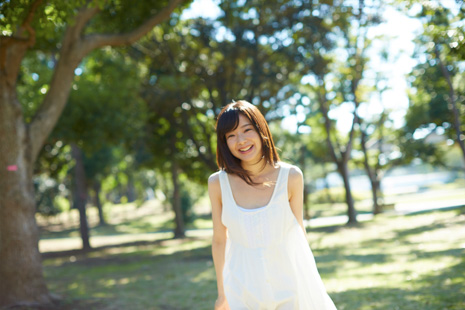
%> input picture outdoor_101_rika.jpg, 465 x 310 px
$ octave kadai8.m   (GNU Octave 9; MATLAB toolbox functions it lacks are replaced by stand-ins)
%> lines starting %> are read from the running program, lines starting %| are printed output that depends on the picture; in (x1, y1, x2, y2) boxes, pixels count from 0 and x2, y2 are one past the last pixel; in counts of white or black regions, pixels touching at a corner belong together; the program's own positions count from 1
% 課題８ ラベリング
% 二値化された画像の連結成分にラベルをつけよ．
% 下記はサンプルプログラムである．
% 課題作成にあたっては「Lenna」以外の画像を用いよ．

ORG = imread('outdoor_101_rika.jpg'); % 画像の読み込み
%> ORG is the input picture: size 310x465x3 uint8; mean R, G, B 134.3, 142.9, 117.8
ORG = rgb2gray(ORG); % 白黒濃淡画像に変換
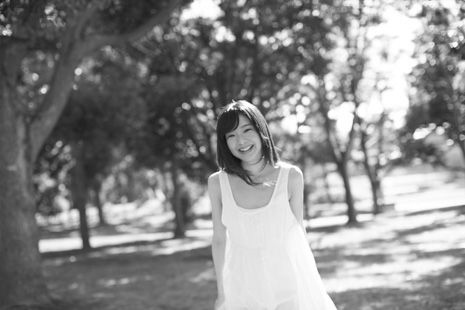
%> ORG: size 310x465 uint8; min 12, max 255, mean 137.5
imagesc(ORG); colormap(gray); colorbar; % 画像の表示
pause;
IMG = ORG > 128; % 閾値128で二値化
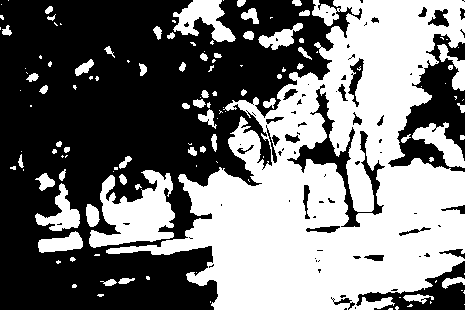
%> IMG: size 310x465 logical; 46.2% white; 131 white regions (74 under 20 px), largest, box (x1, y1, x2, y2) and area: (106, 0, 465, 310) 54211, (89, 170, 175, 248) 3761, (173, 0, 236, 42) 1376
imagesc(IMG); colormap(gray); colorbar; % 画像の表示
pause;
IMG = bwlabeln(IMG);
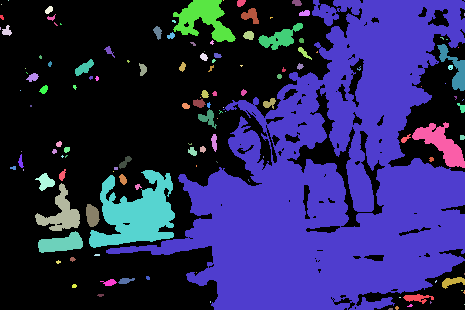
%> IMG: size 310x465 double; 132 distinct labels, from 0 to 131; one colour per label, 0 black
imagesc(IMG); colormap(jet); colorbar; % 画像の表示
%> after `colorbar`:
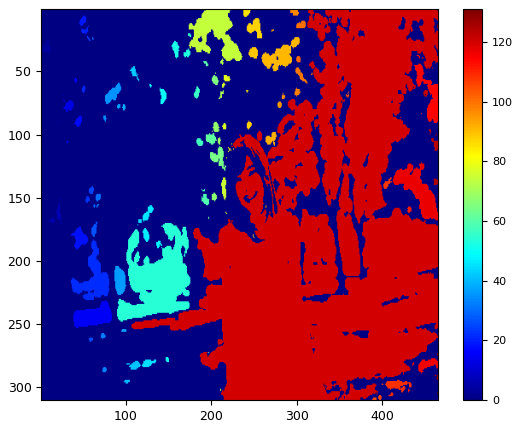
%> figure redrawn from the program's plot data
pause;
